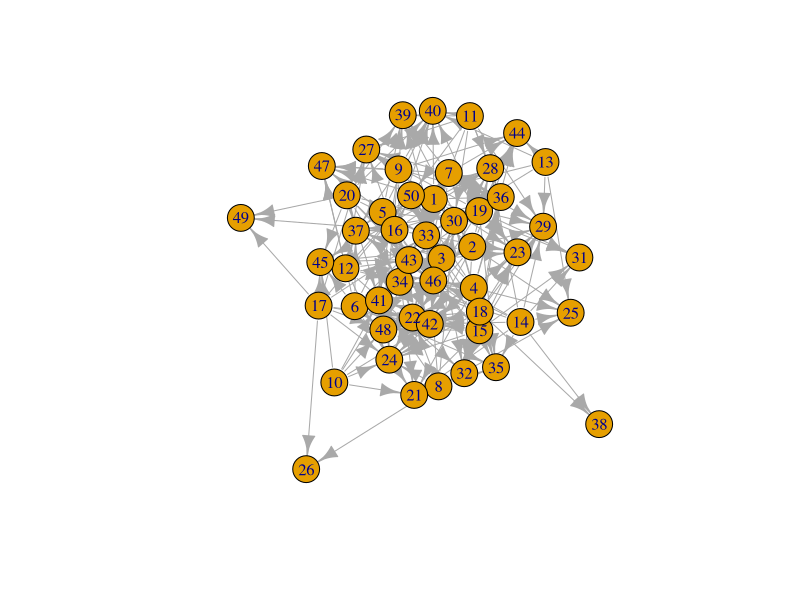

Write the R code that produced this figure.
library(tidygraph)


### Name: type_games
### Title: Graph games based on different node types
### Aliases: type_games play_preference play_preference_asym play_bipartite
###   play_traits play_citation_type

### ** Examples

plot(play_bipartite(20, 30, 0.4))
